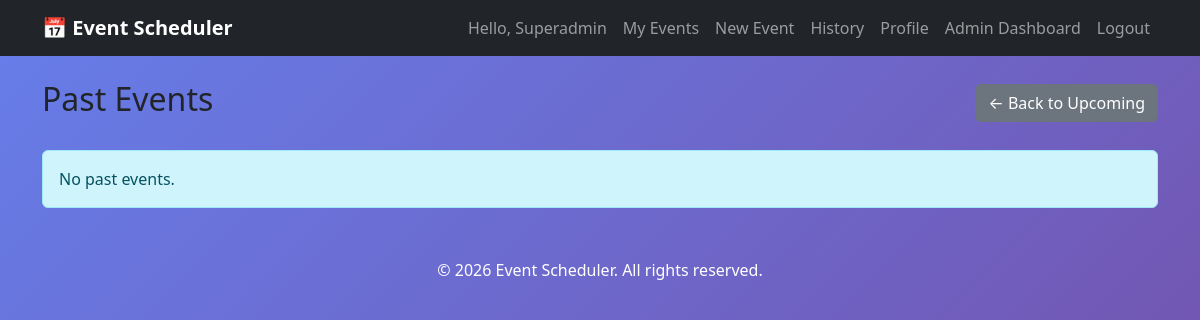
/history/ (signed in), run on an earlier commit of the app's database.
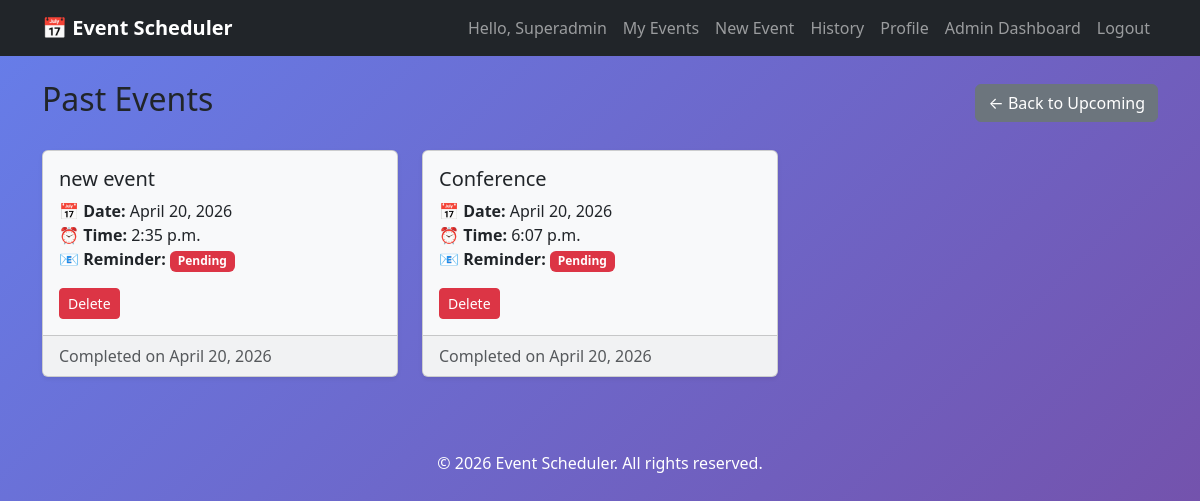
And on a later commit of the database.
### events/models.py (models this page shows, shortened)
class Event(models.Model):
    name = models.CharField(max_length=200)
    date = models.DateField()
    time = models.TimeField()
    description = models.TextField(blank=True)
    created_at = models.DateTimeField(auto_now_add=True)
    updated_at = models.DateTimeField(auto_now=True)
    user = models.ForeignKey(User, on_delete=models.CASCADE)
    category = models.ForeignKey(Category, on_delete=models.SET_NULL, null=True, blank=True)
    reminder_sent = models.BooleanField(default=False)   # to avoid duplicate reminders
    reminder_status = models.CharField(
        max_length=20,
        choices=[('pending', 'Pending'), ('sent', 'Sent'), ('failed', 'Failed')],
        default='pending'
    )
    reminder_sent_at = models.DateTimeField(null=True, blank=True)
    @property
    def start_datetime(self):
        return datetime.combine(self.date, self.time)

### events/views.py (the view)
# urls.py: path('history/', views.event_history, name='event-history'),
@login_required
def event_history(request):
    now = timezone.now()
    events = Event.objects.filter(user=request.user)
    past_events = []
    for event in events:
        event_dt = timezone.make_aware(event.start_datetime)
        if event_dt < now:
            past_events.append(event)
    return render(request, 'events/history.html', {'events': past_events})

### events/templates/events/history.html (shortened to what this page needs)
{% extends 'base.html' %}
{% block content %}
<div class="d-flex justify-content-between align-items-center mb-4">
    <h2>Past Events</h2>
    <a href="{% url 'event-list' %}" class="btn btn-secondary">← Back to Upcoming</a>
</div>
{% if events %}
    <div class="row">
        {% for event in events %}
            <div class="col-md-6 col-lg-4 mb-4">
                <div class="card h-100 shadow-sm bg-light">
                    <div class="card-body">
                        <h5 class="card-title">{{ event.name }}</h5>
                        <p class="card-text">
                            <strong>📅 Date:</strong> {{ event.date }}<br>
                            <strong>⏰ Time:</strong> {{ event.time }}<br>
                            <strong>📧 Reminder:</strong>
                            <span class="badge {% if event.reminder_status == 'sent' %}bg-success{% else %}bg-danger{% endif %}">
                                {{ event.reminder_status|title }}
                            </span>
                        </p>
                        <form method="post" action="{% url 'event-delete' event.pk %}" onsubmit="return confirm('Delete this event permanently?');">
                            <button type="submit" class="btn btn-sm btn-danger">Delete</button>
                        </form>
                    </div>
                    <div class="card-footer text-muted">
                        Completed on {{ event.date }}
                    </div>
                </div>
            </div>
        {% endfor %}
    </div>
{% else %}
    <div class="alert alert-info">No past events.</div>
{% endif %}
{% endblock %}

### templates/base.html (shortened to what this page needs)
<!DOCTYPE html>
<html lang="en">
<head>
    <link href="https://cdn.jsdelivr.net/npm/bootstrap@5.3.0-alpha1/dist/css/bootstrap.min.css" rel="stylesheet">
</head>
<body>
    <nav class="navbar navbar-expand-lg navbar-dark bg-dark">
        <div class="container">
            <a class="navbar-brand" href="{% url 'event-list' %}">📅 Event Scheduler</a>
            <div class="collapse navbar-collapse" id="navbarNav">
                <ul class="navbar-nav ms-auto">
                    {% if user.is_authenticated %}
                        <li class="nav-item">
                            <span class="nav-link">Hello, {{ user.username }}</span>
                        </li>
                        <li class="nav-item">
                            <a class="nav-link" href="{% url 'event-list' %}">My Events</a>
                        </li>
                        <li class="nav-item">
                            <a class="nav-link" href="{% url 'event-create' %}">New Event</a>
                        </li>
                        <li class="nav-item">
                            <a class="nav-link" href="{% url 'event-history' %}">History</a>
                        </li>
                        <li class="nav-item">
                        <a class="nav-link" href="{% url 'profile' %}">Profile</a>
                        </li>
                        {% if user.is_staff %}
                            <li class="nav-item">
                                <a class="nav-link" href="{% url 'admin-dashboard' %}">Admin Dashboard</a>
                            </li>
                        {% endif %}
                        <li class="nav-item">
                            <form method="post" action="{% url 'logout' %}" class="d-inline">
                                <button type="submit" class="btn btn-link nav-link" style="display: inline; cursor: pointer;">Logout</button>
                            </form>
                        </li>
                    {% endif %}
                </ul>
            </div>
        </div>
    </nav>
    <div class="container mt-4">
        {% block content %}
        {% endblock %}
    </div>
    <footer>
        <p>&copy; 2026 Event Scheduler. All rights reserved.</p>
    </footer>
</body>
</html>

### templates/base.html (style rules this page uses)
body { background: linear-gradient(135deg, #667eea 0%, #764ba2 100%); min-height: 100vh; }
.navbar-brand { font-weight: bold; }
footer { margin-top: 50px; text-align: center; color: white; }

What changed in the data, as far as the page shows it:
added Event: name "new event", date "April 20, 2026", time "2:35 p.m.", reminder_status "Pending"
added Event: name "Conference", date "April 20, 2026", time "6:07 p.m.", reminder_status "Pending"
Also different on the page:
text no longer shown: "No past events."
